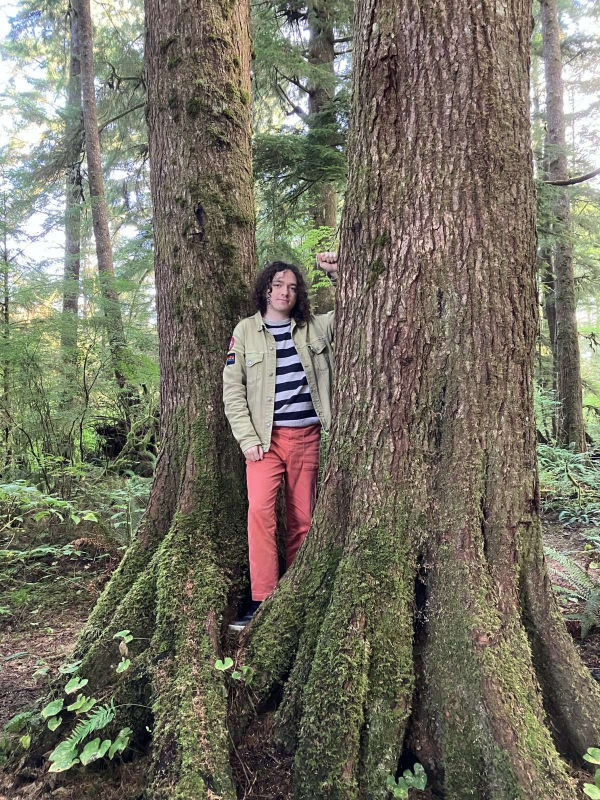
#> input picture IMG_0612.jpg, 1200 x 1600 px, found by its file name (shown at 1/2 size)
$ jupyter execute SurfvsOrb.ipynb   (older library calls are emulated)
#> lines starting #> are read from the running program, lines starting #| are printed output that depends on the picture
[cell 1]
import cv2
import numpy as np
from concurrent.futures import ThreadPoolExecutor
import matplotlib.pyplot as plt
import time


def compute_integral_image(image):
    return cv2.integral(image, sdepth=cv2.CV_64F)

def compute_box_filter(integral_image, x, y, size):
    half_size = size // 2
    if x - half_size < 0 or y - half_size < 0 or x + half_size >= integral_image.shape[1] or y + half_size >= integral_image.shape[0]:
        return 0
    A = integral_image[y - half_size, x - half_size]
    B = integral_image[y - half_size, x + half_size]
    C = integral_image[y + half_size, x - half_size]
    D = integral_image[y + half_size, x + half_size]
    return D - B - C + A

def detect_keypoints(integral_image, threshold, image):
    harris_response = cv2.cornerHarris(image, blockSize=2, ksize=3, k=0.04)
    keypoints = np.argwhere(harris_response > threshold * harris_response.max())
    keypoints_list = []
    for kp in keypoints:
        y, x = kp
        Dxx = compute_box_filter(integral_image, x, y, size=9)
        Dyy = compute_box_filter(integral_image, x, y, size=9)
        Dxy = compute_box_filter(integral_image, x, y, size=3)
        det = Dxx * Dyy - (0.9 * Dxy) ** 2
        keypoints_list.append((x, y, det))
    return keypoints_list

def non_max_suppression(keypoints, grid_size=10):
    grid = {}
    suppressed_keypoints = []
    for kp in sorted(keypoints, key=lambda x: x[2], reverse=True):
        grid_x, grid_y = int(kp[0] // grid_size), int(kp[1] // grid_size)
        if (grid_x, grid_y) not in grid:
            grid[(grid_x, grid_y)] = kp
            suppressed_keypoints.append(kp)
    return suppressed_keypoints

def build_image_pyramid(image, num_scales=3, scale_factor=1.2):
    pyramid = [image]
    for i in range(1, num_scales):
        scaled_image = cv2.resize(image, (0, 0), fx=1/(scale_factor**i), fy=1/(scale_factor**i), interpolation=cv2.INTER_LINEAR)
        pyramid.append(scaled_image)
    return pyramid

def extract_surf_descriptor(keypoint, image):
    x, y = int(keypoint.pt[0]), int(keypoint.pt[1])
    patch_size = 20
    half_patch = patch_size // 2
    patch = image[max(0, y - half_patch):min(image.shape[0], y + half_patch),
                  max(0, x - half_patch):min(image.shape[1], x + half_patch)]
    if patch.shape[0] < patch_size or patch.shape[1] < patch_size:
        return np.zeros(64, dtype=np.float32)
    sobel_x = cv2.Sobel(patch, cv2.CV_64F, 1, 0, ksize=3)
    sobel_y = cv2.Sobel(patch, cv2.CV_64F, 0, 1, ksize=3)
    descriptor = []
    subregion_size = patch_size // 4
    for i in range(4):
        for j in range(4):
            subregion_x = sobel_x[i * subregion_size:(i + 1) * subregion_size, j * subregion_size:(j + 1) * subregion_size]
            subregion_y = sobel_y[i * subregion_size:(i + 1) * subregion_size, j * subregion_size:(j + 1) * subregion_size]
            sum_x = np.sum(subregion_x)
            sum_y = np.sum(subregion_y)
            abs_sum_x = np.sum(np.abs(subregion_x))
            abs_sum_y = np.sum(np.abs(subregion_y))
            descriptor.extend([sum_x, sum_y, abs_sum_x, abs_sum_y])
    return np.array(descriptor, dtype=np.float32)

def extract_descriptors_parallel(keypoints, image):
    with ThreadPoolExecutor() as executor:
        results = executor.map(lambda kp: extract_surf_descriptor(kp, image), keypoints)
        descriptors = list(results)
    return np.array(descriptors, dtype=np.float32)

def calculate_surf_descriptors(image_path, threshold=.3, num_scales=3, grid_size=10):
#> called with threshold = 0.3, num_scales = 3, grid_size = 10
    image = cv2.imread(image_path)
#> image is the input picture: shape (1600, 1200, 3); mean B, G, R 98.9, 113.2, 116.6
    if image is None:
        raise ValueError(f"Image at {image_path} could not be loaded.")
    gray_image = cv2.cvtColor(image, cv2.COLOR_BGR2GRAY)
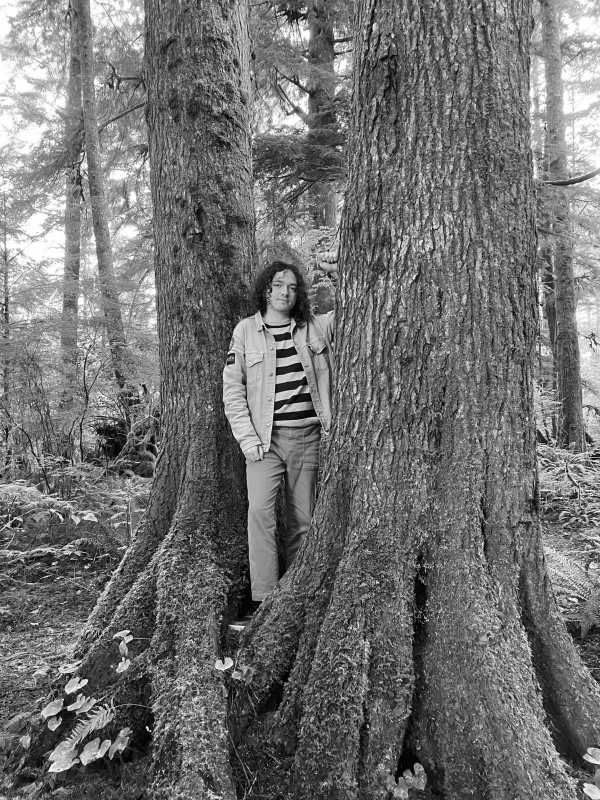
#> gray_image: shape (1600, 1200) (shown at 1/2 size); min 0, max 255, mean 112.6
    pyramid = build_image_pyramid(gray_image, num_scales=num_scales)
#> the loop in build_image_pyramid, `for i in range(1, num_scales):` made 2 passes
#> pass 2, in build_image_pyramid, `scaled_image = cv2.resize(image, (0, 0), fx=1/(scale_factor**i), fy=1/..`:
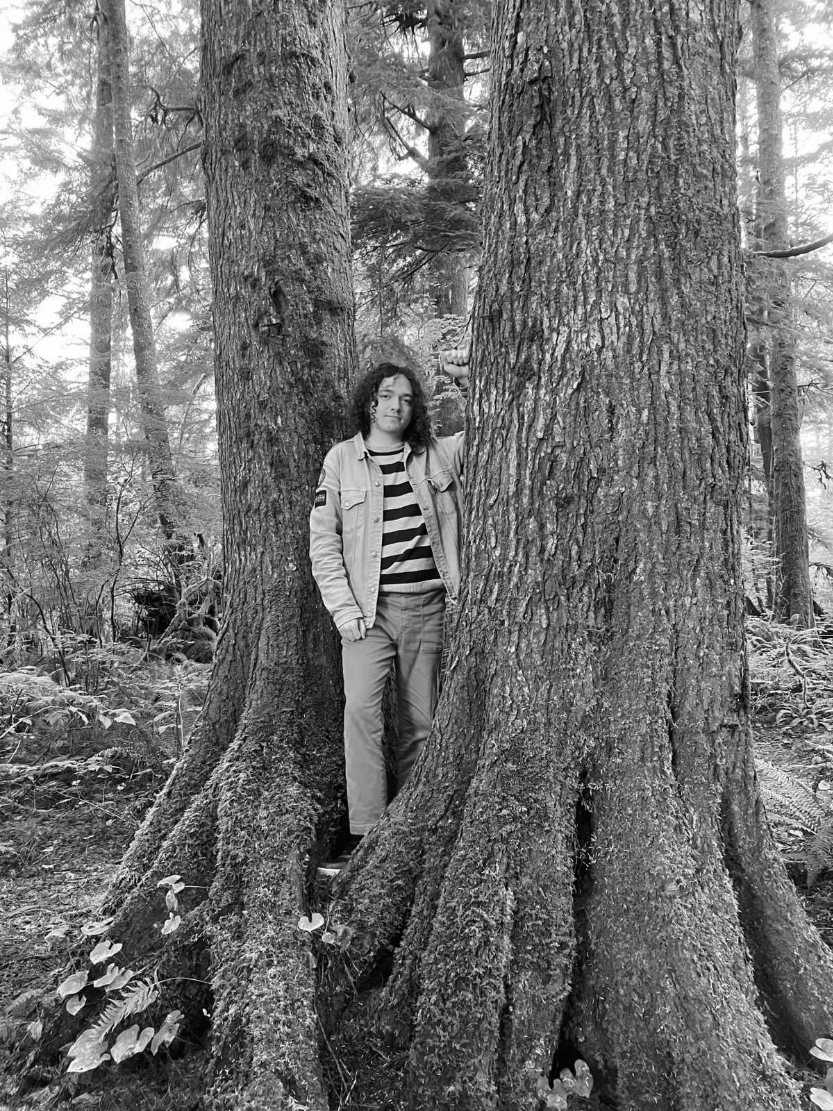
#> scaled_image: shape (1111, 833); min 0, max 255, mean 112.4
#> after the loop in build_image_pyramid, `for i in range(1, num_scales):`: pyramid = 3 items
#> pyramid = 3 items
    all_keypoints = []
    for scale_idx, scaled_image in enumerate(pyramid):
        integral_image = compute_integral_image(scaled_image)
        keypoints = detect_keypoints(integral_image, threshold, scaled_image)
        all_keypoints.extend([(kp[0], kp[1], kp[2], scale_idx) for kp in keypoints])
#> this loop made 3 passes
#> pass 1, in calculate_surf_descriptors, `integral_image = compute_integral_image(scaled_image)`:
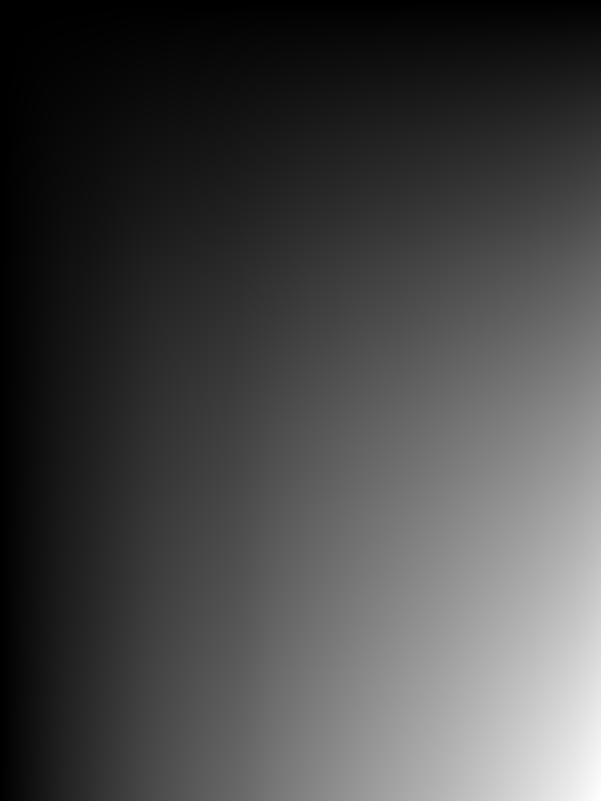
#> integral_image: shape (1601, 1201) float64 (shown at 1/2 size); min 0, max 216137520, mean 60388588.5; drawn with min black and max white
#> pass 1, in detect_keypoints, `harris_response = cv2.cornerHarris(image, blockSize=2, ksize=3, k=0.04)`:
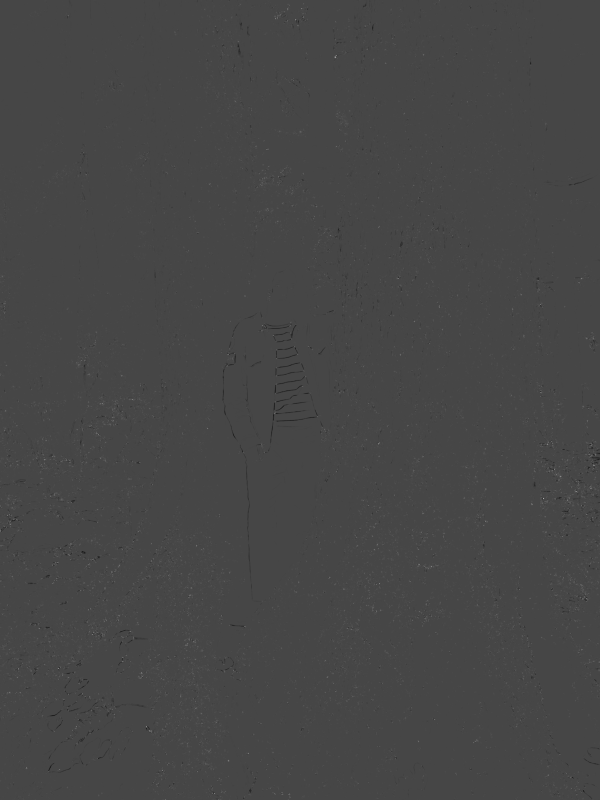
#> harris_response: shape (1600, 1200) float32 (shown at 1/2 size); min -0.0172, max 0.0454, mean 7.64e-05; drawn with min black and max white
#> after the loop:
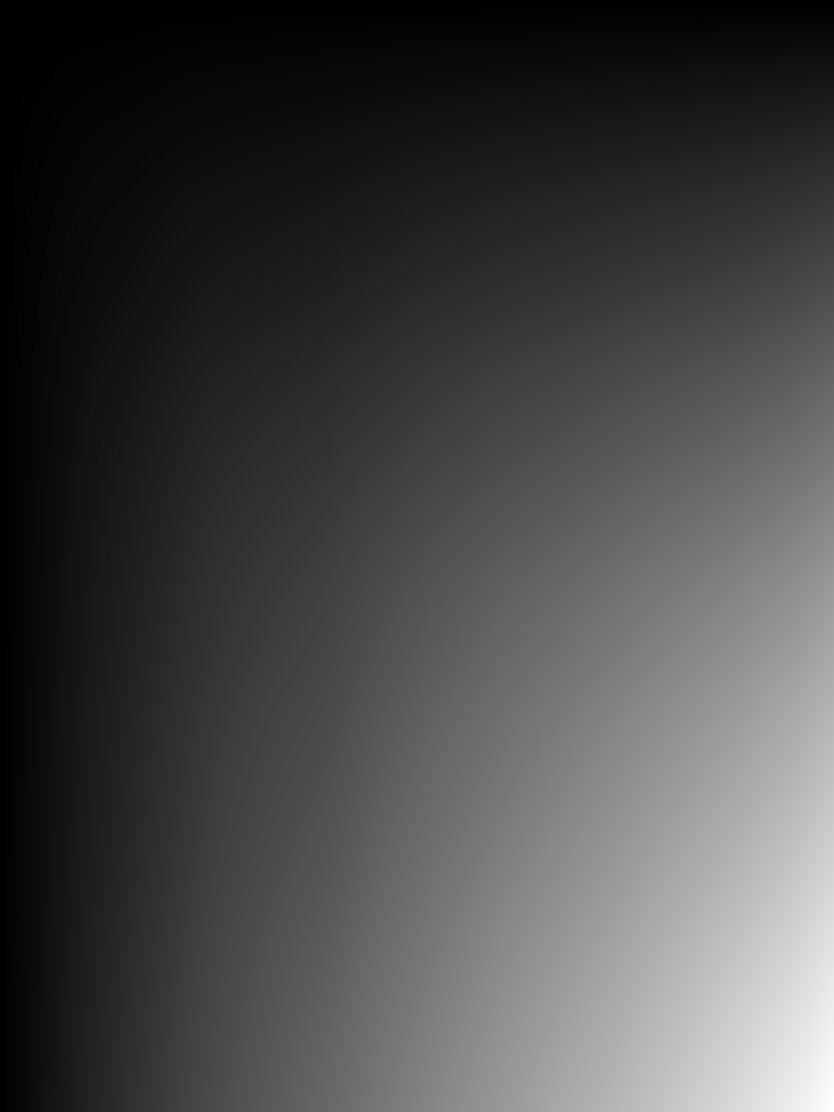
#> integral_image: shape (1112, 834) float64; min 0, max 104051612, mean 29079308.7; drawn with min black and max white
    keypoints = non_max_suppression(all_keypoints, grid_size=grid_size)
#> the loop in non_max_suppression, `for kp in sorted(keypoints, key=lambda x: x[2], reverse=True):` made 605 passes
#> kp on passes 1 to 3: (119, 1539, 185987851.4, 0), (390, 1402, 132688202.4, 0), (36, 1337, 124959784.4, 0)
    points2f = np.array([(k[0], k[1]) for k in keypoints], dtype=np.float32)
    keypoints_cv2 = cv2.KeyPoint_convert(points2f, size=1.0)
    descriptors = extract_descriptors_parallel(keypoints_cv2, gray_image)
#> in extract_descriptors_parallel, `return np.array(descriptors, dtype=np.float32)`:
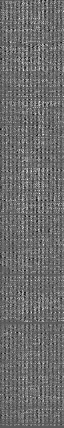
#> returned value: shape (428, 64) float32; min -7907, max 14204, mean 1551.3; drawn with min black and max white
    return keypoints_cv2, descriptors, image

# SURF detection and timing
image_path = '/Users/courtneyd/SenoirProject/GSIM-Backend/IMG_0612.jpg'

# Start timing for SURF
start_time_surf = time.time()

keypoints_cv2_surf, descriptors_surf, image_surf = calculate_surf_descriptors(image_path)

end_time_surf = time.time()
surf_time = end_time_surf - start_time_surf

# ORB detection and timing
img = cv2.imread(image_path, cv2.IMREAD_GRAYSCALE)
#> img: shape (1600, 1200); min 0, max 255, mean 112.6

# Start timing for ORB
start_time_orb = time.time()

# Initiate ORB detector
orb = cv2.ORB_create()
# find the keypoints with ORB
kp_orb = orb.detect(img, None)
# compute the descriptors with ORB
kp_orb, des_orb = orb.compute(img, kp_orb)

end_time_orb = time.time()
orb_time = end_time_orb - start_time_orb

# Results comparison
print(f"SURF time: {surf_time:.4f}s, ORB time: {orb_time:.4f}s")
print(f"SURF number of keypoints: {len(keypoints_cv2_surf)}, ORB number of keypoints: {len(kp_orb)}")
#| SURF number of keypoints: 428, ORB number of keypoints: 500

# Clone the grayscale image to draw on the same one
combined_image_gray = cv2.cvtColor(img, cv2.COLOR_GRAY2BGR)  # Convert grayscale to BGR to allow colored keypoints

# Draw SURF keypoints in red (0, 0, 255)
combined_image_with_surf = cv2.drawKeypoints(combined_image_gray, keypoints_cv2_surf, None, color=(0, 0, 255), flags=0)

# Draw ORB keypoints in green (0, 255, 0)
combined_image_with_orb_and_surf = cv2.drawKeypoints(combined_image_with_surf, kp_orb, None, color=(0, 255, 0), flags=0)
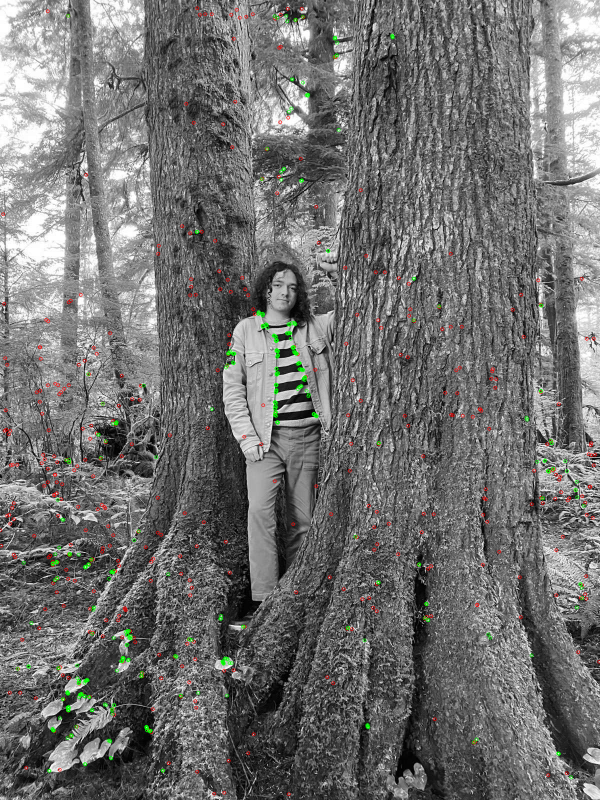
#> combined_image_with_orb_and_surf: shape (1600, 1200, 3) (shown at 1/2 size); mean B, G, R 111.7, 112.7, 112.8
'''
Something is going wrong with the plots on the surf descriptors (in red)
They're getting translated to the top left.
See image of butterfly for example
'''
# Display the combined image using matplotlib
plt.figure(figsize=(10, 10))
plt.imshow(cv2.cvtColor(combined_image_with_orb_and_surf, cv2.COLOR_BGR2RGB))  # Convert BGR to RGB for correct display
plt.title(f"SURF (Red) and ORB (Green) Keypoints on Grayscale Image")
plt.axis('off')
plt.show()
